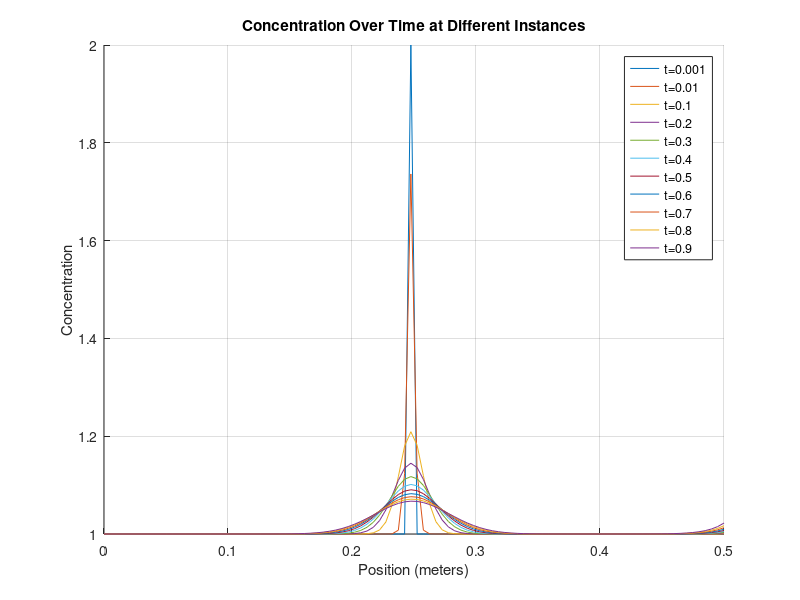
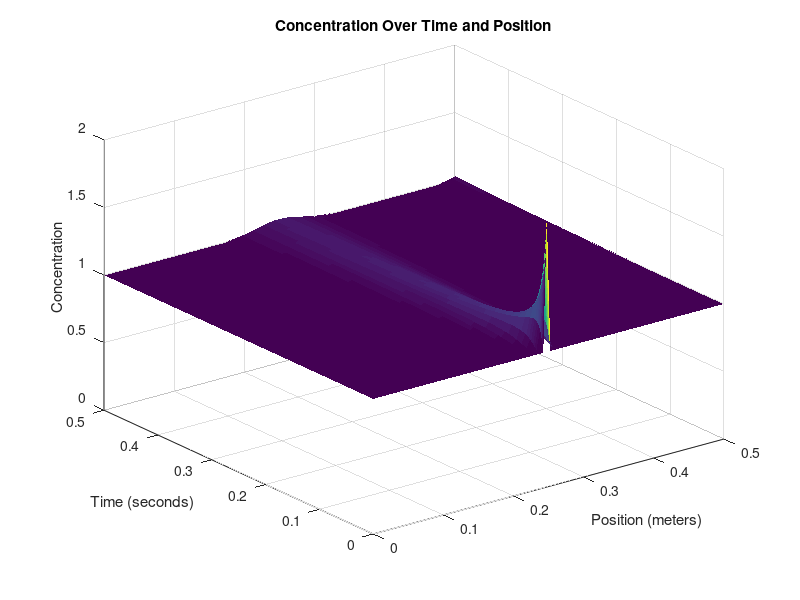

These charts were generated, in order, by the following MATLAB code:
%__Gruppe 3-Simulering-3.Sem__
clear
close all
clc
%% Inital Parameters 
% Define parameters
domain_length = 0.5;   % Domain length (meters)
domain_steps = 100;    % Number of spatial domain_steps points
dx = domain_length / (domain_steps - 1);

time_length = 0.5;      % Time length (seconds)
time_steps = 500;       % Number of time steps
dt = time_length / time_steps;

D = 0.001;               % Diffusion coefficient
%velocity = 0.2;         % Constant velocity (m/s)
feed_conc = 1; % Constant solute concentration at the first cell
TMP=7; %TMP: Transmembrane Pressure [bar]
Lv=0.0002; %Water Permiability for all cells
% Lv=k_w0*exp(-k_b*t)

% Anonymous functions
%velocity_function = @(DeltaConc) Lv*(TMP-(1*R*T*DeltaConc)); % Velocity [m/s]
%velocity_function2 = @(Conc) 0.2;
fouling_rate = @(time) 0.0007*time; % σ_f (fouling over time) set to 0.0007*time or (2.2/(3+exp(-0.1*time)))^4
rejection_rate = @(time) 0.1+fouling_rate(time); % σ_0+σ_f

%Constants
R=8.31415; % Gasconstant []
T=273.15+20; %Temperature [K]
F= 96.485;%Faraday[C/mol]

% Create a grid for space and time
x = linspace(0, domain_length, domain_steps);
t = linspace(0, time_length, time_steps);

% Initialize the concentration array (1D)
C = ones(domain_steps, time_steps);
% Initial condition (as a column vector)
C(domain_steps/2,1)=2;
%rho = velocity_function(T)*dx/dt;
r = D*dx/dt;
%fprintf(' r = %f \n rho = %f ', r, rho);
%if (1-2*r-rho)<0 
%   fprintf('ERROR: Stabilitetsfejl');
%end

%% Time-stepping loop
for j = 2:time_steps
    for i = 1:domain_steps
        % Calculate the second derivative in x direction
        if i == 1 %__First Cell__
             C(1,:) = feed_conc; % Fill the first cell with inflow concentration
            % No left neighbor at the first cell
            d2Cdx2 = D * (C(2, j-1) -  C(1, j-1)) / dx^2;
             % Apply advection and inflow at the first cell
            dCdt_advection = -(Lv*(TMP-(1*R*T*(C(domain_steps-1, j-1)-C(domain_steps, j-1))))) * C(i, j-1) / dx;
        elseif i == domain_steps %__Membrane Cell___
            % No right neighbor at the last cell and MEMBRANE
            d2Cdx2 = (D * (C(domain_steps - 1, j-1) - C(domain_steps, j-1)) / dx^2) + C(i,j-1)*(rejection_rate(j))*(Lv*(TMP-(1*R*T*(C(domain_steps-1, j-1)-C(domain_steps, j-1)))))/(dx);
        else    %__Normal Cells__
            % Calculate the second derivative normally
            d2Cdx2 = D * (C(i + 1, j-1) - 2 * C(i, j-1) + C(i - 1, j-1)) / dx^2;
            % Apply advection term
            dCdt_advection = -(Lv*(TMP-(1*R*T*(C(domain_steps-1, j-1)-C(domain_steps, j-1))))) * (C(i, j-1) - C(i-1, j-1)) / dx;
        end
        % Apply the diffusion-advection-(electromigration) equation
        C(i, j) = C(i, j-1) + dt * (d2Cdx2 + dCdt_advection);
    end
end
%velocity_function((C(domain_steps-1, j-1)-C(domain_steps, j-1)))
%% Plot 1 - 2D
% Define fractions of time steps you want to visualize
time_fraction = [0.001, 0.01, 0.1, 0.2, 0.3, 0.4, 0.5, 0.6, 0.7, 0.8, 0.9];  % For example, 0.1 corresponds to 10% of time steps

% Calculate the corresponding time indices
time_instances = round(time_fraction * time_steps);

% Create a figure for the first plot
figure;
hold on;

% Plot concentration at specific time instances
for i = 1:length(time_instances)
    time_index = time_instances(i);
    plot(x, C(:, time_index));
end

xlabel('Position (meters)');
ylabel('Concentration');
title('Concentration Over Time at Different Instances');

% Add a legend for clarity
legend(arrayfun(@(f) ['t=', num2str(f)], time_fraction, 'UniformOutput', false));

grid on;
hold off;

%% Plot 2 - 3D
% Create a 3D surface plot to visualize concentration over time and position
[T, X] = meshgrid(t, x);
figure;
h = surf(X, T, C); % Transpose removed here
xlabel('Position (meters)');
ylabel('Time (seconds)');
zlabel('Concentration');
title('Concentration Over Time and Position');

% Set axis limits to start at the origin
xlim([0, domain_length]);
ylim([0, time_length]);
zlim([0, max(C(:))]); % Assuming max(C(:)) is the maximum concentration in your data

set(h,'LineStyle','none')
%colormap(jet)
